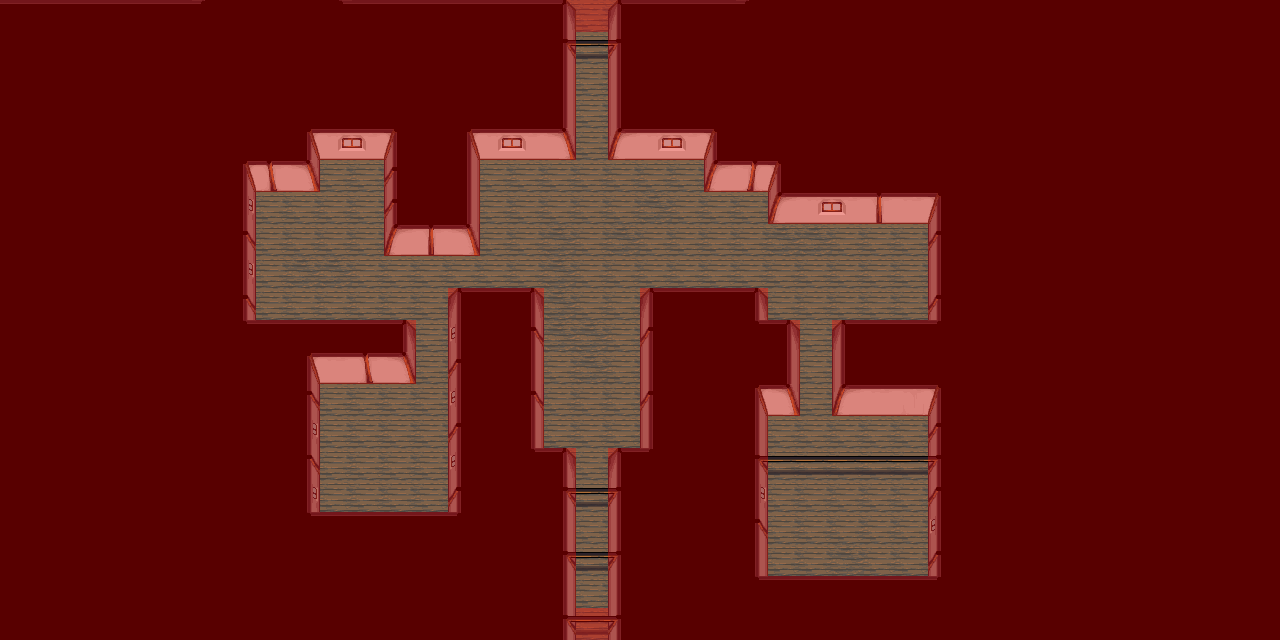

A 2D game scene composited from a Tiled map and its tileset images. What follows is a short description and the map's XML, with each tile layer's data collapsed to a summary:
An orthogonal 40x20 tile map with 32x32 px tiles, 3 tile layers (Background, Foreground, Blocking), 2 tilesets and 5 objects (3x Loot, Player, Guard).

<map version="1.0" orientation="orthogonal" width="40" height="20" tilewidth="32" tileheight="32">
 <tileset firstgid="1" name="HouseTileset" tilewidth="32" tileheight="32">
  <image source="HouseTileset.png" width="512" height="256" />
  <terraintypes>
   <terrain name="Wand" tile="-1" />
   <terrain name="Boden" tile="-1" />
  </terraintypes>
  <tile id="0" terrain="1,1,1,0" />
  <tile id="1" terrain="1,1,0,0" />
  <tile id="2" terrain="1,1,0,1" />
  <tile id="3" terrain="0,0,0,1" />
  <tile id="4" terrain="0,0,1,0" />
  <tile id="5" terrain="1,0,1,0" />
  <tile id="6" terrain="0,1,0,1" />
  <tile id="10" terrain="1,0,1,0" />
  <tile id="11" terrain="0,0,0,0" />
  <tile id="12" terrain="0,1,0,1" />
  <tile id="13" terrain="0,1,0,0" />
  <tile id="14" terrain="1,0,0,0" />
  <tile id="15" terrain="1,0,1,0" />
  <tile id="16" terrain="0,1,0,1" />
  <tile id="20" terrain="1,0,1,1" />
  <tile id="21" terrain="0,0,1,1" />
  <tile id="22" terrain="0,1,1,1" />
  <tile id="23" terrain="0,0,1,1" />
  <tile id="24" terrain="0,0,1,1" />
  <tile id="41" terrain="1,1,1,1" />
  <tile id="42" terrain="1,1,1,1" />
 </tileset>
 <tileset firstgid="129" name="Hints" tilewidth="32" tileheight="32">
  <image source="Hints.png" width="96" height="32" />
 </tileset>
 <layer name="Background" width="40" height="20">
  <data>[800 cells, 800 non-empty, 27 distinct tile ids]</data>
 </layer>
 <layer name="Foreground" width="40" height="20">
  <data>[800 cells, 9 non-empty, 1 distinct tile ids]</data>
 </layer>
 <layer name="Blocking" width="40" height="20">
  <data>[800 cells, 658 non-empty, 1 distinct tile ids]</data>
 </layer>
 <objectgroup name="Objects" width="40" height="20">
  <object name="Player" type="Player" gid="130" x="576" y="96" />
  <object type="Guard" gid="130" x="864" y="448" />
  <object type="Loot" gid="131" x="896" y="256" />
  <object type="Loot" gid="131" x="864" y="576" />
  <object type="Loot" gid="131" x="832" y="576" />
 </objectgroup>
</map>
